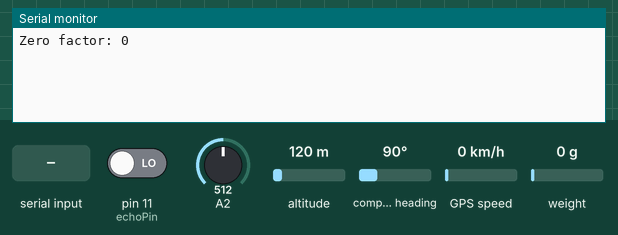
Simulated run of this sketch. Board: Arduino Uno, built with avr-gcc and run on an emulated ATmega328P. Parts: the last lines printed to the serial monitor. Inputs (shaded band) come from the test bench; at power-on: altitude 120 m, weight on the scale 0 g, A2 = 512, pin 11 (echoPin) LOW, compass heading 90°, GPS speed 0 km/h. The GPS gets a fix after 3 s at 37.7749, -122.4194 with 8 satellites.

Above: at 3.2 s.
3.3 s: altitude set to 20 m
At 5.5 s:
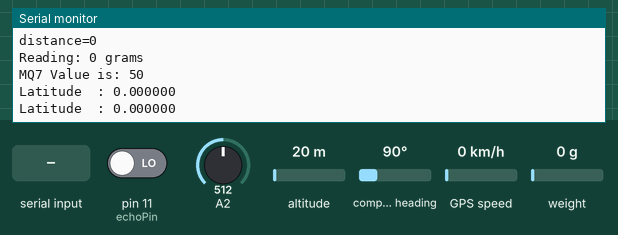
5.6 s: weight on the scale set to 100 g
At 8.2 s:
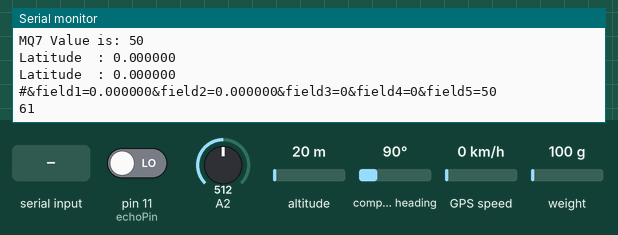
8.6 s: A2 set to 716
10.1 s: "1" received over the second serial link
At 11.5 s:
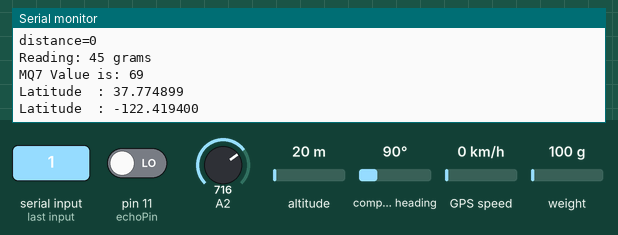
11.6 s: weight on the scale set to 1250 g
13.1 s: A2 set to 992
At 13.34 s:
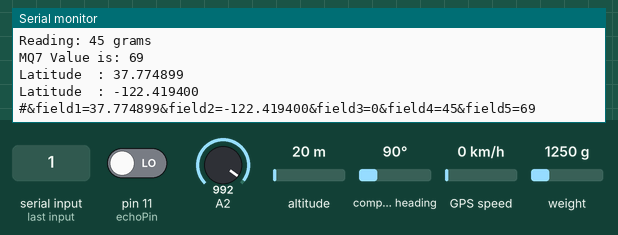
Timing chart, 0 to 15.6 s (numbered marks = the images above; inputs shaded):
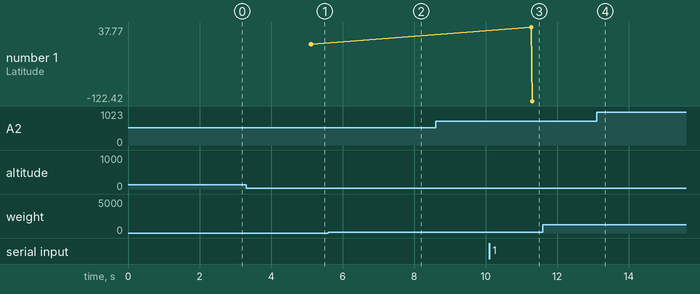

Measured:
- after the input at 10.1 s, the serial monitor: prints a new line after 1.2 s (image 3)

The sketch:

Garbage_Dustbin_Managemenet.ino
```cpp
#include <TinyGPS++.h>
#include "HX711.h"

TinyGPSPlus gps;


#define trigPin 12
#define echoPin 11
#define DOUT  A3
#define CLK  A2

HX711 scale(DOUT, CLK);

float calibration_factor = 182540;
String Message;
int d;
 int duration, distance, binweight;

int  MQ7map;
float flat,flon;
String lat, lon, flag;
unsigned long age;
bool newData = false;


#include <SoftwareSerial.h>

SoftwareSerial mySerial(9, 10 ); //RX, TX
SoftwareSerial myGps(3, 4); //RX, TX
void setup() {
Serial.begin(9600);
mySerial.begin(9600);
myGps.begin(9600);
 pinMode(trigPin, OUTPUT);
 pinMode(echoPin, INPUT);

 scale.set_scale();
 scale.tare();  //Reset the scale to 0

 long zero_factor = scale.read_average(); //Get a baseline reading
 Serial.print("Zero factor: "); //This can be used to remove the need to tare the scale. Useful in permanent scale projects.
 Serial.println(zero_factor);


}

void loop() {
  values();
  delay(1000);
  getGPSdata();
  delay(1000);
  sendcmd();
  delay(1000);
}

void values(){

  digitalWrite(trigPin, HIGH);
 delay(1000);
 digitalWrite(trigPin, LOW);
 duration = pulseIn(echoPin, HIGH);
 distance = (duration/2) * 0.0343;
 Serial.print("distance=");
 Serial.println(distance);

 scale.set_scale(calibration_factor); //Adjust to this calibration factor

  binweight=scale.get_units()*453;

  Serial.print("Reading: ");
  Serial.print(binweight);
  Serial.println(" grams");

int MQ7=analogRead(A2);
MQ7map=map(MQ7,0,1023,0,100);
Serial.print("MQ7 Value is: ");
Serial.println(MQ7map);

}

void getGPSdata(){

  flat = gps.location.lat();
  lat = String(flat,6);
  Serial.print("Latitude  : ");
  Serial.println(lat);
  flon = gps.location.lng();
  lon = String(flon,6);
  Serial.print("Latitude  : ");
  Serial.println(lon);
  smartDelay(1000);


  if (millis() > 5000 && gps.charsProcessed() < 10)
    Serial.println(F("No GPS data received: check wiring"));
}
static void smartDelay(unsigned long ms)                // This custom version of delay() ensures that the gps object is being "fed".
{
  unsigned long start = millis();
  do
  {
    while (myGps.available())
      gps.encode(myGps.read());
  } while (millis() - start < ms);
}

void sendcmd(){

String cmd = "#&field1="+String(lat)+"&field2="+String(lon)+"&field3="+String(distance)+"&field4="+String(binweight)+"&field5="+String(MQ7map);
Serial.println(cmd);
Serial.println(cmd.length());

mySerial.println(cmd);

}
```
